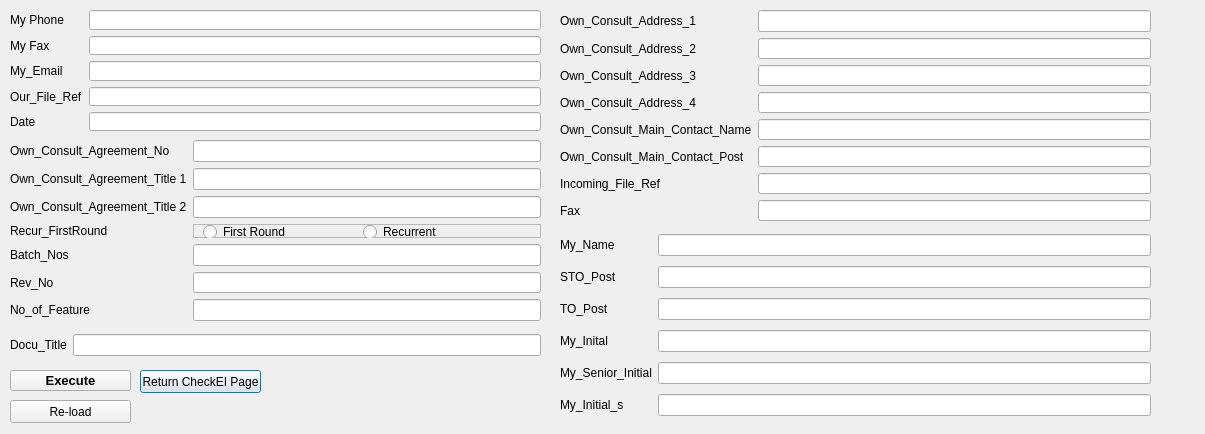
<?xml version="1.0" encoding="UTF-8"?>
<ui version="4.0">
 <class>Dialog</class>
 <widget class="QDialog" name="Dialog">
  <property name="geometry">
   <rect>
    <x>0</x>
    <y>0</y>
    <width>1205</width>
    <height>434</height>
   </rect>
  </property>
  <property name="windowTitle">
   <string>Dialog</string>
  </property>
  <widget class="QPushButton" name="T3_CheckEI_Gen_Letter_Return_but">
   <property name="geometry">
    <rect>
     <x>140</x>
     <y>370</y>
     <width>121</width>
     <height>23</height>
    </rect>
   </property>
   <property name="text">
    <string>Return CheckEI Page</string>
   </property>
  </widget>
  <widget class="QPushButton" name="T3_CheckEI_Gen_Letter_Execute_but">
   <property name="geometry">
    <rect>
     <x>10</x>
     <y>370</y>
     <width>121</width>
     <height>21</height>
    </rect>
   </property>
   <property name="font">
    <font>
     <pointsize>10</pointsize>
     <weight>75</weight>
     <bold>true</bold>
    </font>
   </property>
   <property name="text">
    <string>Execute</string>
   </property>
  </widget>
  <widget class="QWidget" name="gridLayoutWidget">
   <property name="geometry">
    <rect>
     <x>560</x>
     <y>230</y>
     <width>591</width>
     <height>191</height>
    </rect>
   </property>
   <layout class="QGridLayout" name="gridLayout">
    <item row="0" column="0">
     <widget class="QLabel" name="label_15">
      <property name="text">
       <string>My_Name</string>
      </property>
     </widget>
    </item>
    <item row="4" column="1">
     <widget class="QLineEdit" name="T3_CheckEI_Gen_Letter_My_Senior_Initial_le"/>
    </item>
    <item row="4" column="0">
     <widget class="QLabel" name="label_20">
      <property name="text">
       <string>My_Senior_Initial</string>
      </property>
     </widget>
    </item>
    <item row="1" column="1">
     <widget class="QLineEdit" name="T3_CheckEI_Gen_Letter_STO_Post_le"/>
    </item>
    <item row="2" column="0">
     <widget class="QLabel" name="label_18">
      <property name="text">
       <string>TO_Post</string>
      </property>
     </widget>
    </item>
    <item row="5" column="0">
     <widget class="QLabel" name="label_21">
      <property name="text">
       <string>My_Initial_s</string>
      </property>
     </widget>
    </item>
    <item row="3" column="1">
     <widget class="QLineEdit" name="T3_CheckEI_Gen_Letter_My_Initial_le"/>
    </item>
    <item row="1" column="0">
     <widget class="QLabel" name="label_17">
      <property name="text">
       <string>STO_Post</string>
      </property>
     </widget>
    </item>
    <item row="3" column="0">
     <widget class="QLabel" name="label_19">
      <property name="text">
       <string>My_Inital</string>
      </property>
     </widget>
    </item>
    <item row="2" column="1">
     <widget class="QLineEdit" name="T3_CheckEI_Gen_Letter_TO_Post_le"/>
    </item>
    <item row="5" column="1">
     <widget class="QLineEdit" name="T3_CheckEI_Gen_Letter_My_Initial_s_le"/>
    </item>
    <item row="0" column="1">
     <widget class="QLineEdit" name="T3_CheckEI_Gen_Letter_My_Name_le"/>
    </item>
   </layout>
  </widget>
  <widget class="QWidget" name="gridLayoutWidget_2">
   <property name="geometry">
    <rect>
     <x>10</x>
     <y>10</y>
     <width>531</width>
     <height>121</height>
    </rect>
   </property>
   <layout class="QGridLayout" name="gridLayout_2">
    <item row="1" column="0">
     <widget class="QLabel" name="label_2">
      <property name="text">
       <string>My Fax</string>
      </property>
     </widget>
    </item>
    <item row="1" column="1">
     <widget class="QLineEdit" name="T3_CheckEI_Gen_Letter_My_Fax_le"/>
    </item>
    <item row="4" column="0">
     <widget class="QLabel" name="label_16">
      <property name="text">
       <string>Date</string>
      </property>
     </widget>
    </item>
    <item row="2" column="1">
     <widget class="QLineEdit" name="T3_CheckEI_Gen_Letter_My_Email_le"/>
    </item>
    <item row="3" column="1">
     <widget class="QLineEdit" name="T3_CheckEI_Gen_Letter_Our_File_Ref"/>
    </item>
    <item row="0" column="0">
     <widget class="QLabel" name="label">
      <property name="text">
       <string>My Phone</string>
      </property>
     </widget>
    </item>
    <item row="4" column="1">
     <widget class="QLineEdit" name="T3_CheckEI_Gen_Letter_Date_le"/>
    </item>
    <item row="3" column="0">
     <widget class="QLabel" name="label_4">
      <property name="text">
       <string>Our_File_Ref</string>
      </property>
     </widget>
    </item>
    <item row="2" column="0">
     <widget class="QLabel" name="label_3">
      <property name="text">
       <string>My_Email</string>
      </property>
     </widget>
    </item>
    <item row="0" column="1">
     <widget class="QLineEdit" name="T3_CheckEI_Gen_Letter_My_Phone_le"/>
    </item>
   </layout>
  </widget>
  <widget class="QWidget" name="gridLayoutWidget_3">
   <property name="geometry">
    <rect>
     <x>560</x>
     <y>10</y>
     <width>591</width>
     <height>211</height>
    </rect>
   </property>
   <layout class="QGridLayout" name="gridLayout_3">
    <item row="1" column="1">
     <widget class="QLineEdit" name="T3_CheckEI_Gen_Letter_Own_Consult_Address_2_le"/>
    </item>
    <item row="2" column="0">
     <widget class="QLabel" name="label_24">
      <property name="text">
       <string>Own_Consult_Address_3</string>
      </property>
     </widget>
    </item>
    <item row="4" column="1">
     <widget class="QLineEdit" name="T3_CheckEI_Gen_Letter_Own_Consult_Main_Contact_Name_le"/>
    </item>
    <item row="7" column="1">
     <widget class="QLineEdit" name="T3_CheckEI_Gen_Letter_Fax_le"/>
    </item>
    <item row="5" column="1">
     <widget class="QLineEdit" name="T3_CheckEI_Gen_Letter_Own_Consult_Main_Contact_Post"/>
    </item>
    <item row="1" column="0">
     <widget class="QLabel" name="label_23">
      <property name="text">
       <string>Own_Consult_Address_2</string>
      </property>
     </widget>
    </item>
    <item row="5" column="0">
     <widget class="QLabel" name="label_8">
      <property name="text">
       <string>Own_Consult_Main_Contact_Post</string>
      </property>
     </widget>
    </item>
    <item row="0" column="0">
     <widget class="QLabel" name="label_6">
      <property name="text">
       <string>Own_Consult_Address_1</string>
      </property>
     </widget>
    </item>
    <item row="0" column="1">
     <widget class="QLineEdit" name="T3_CheckEI_Gen_Letter_Own_Consult_Address_1_le"/>
    </item>
    <item row="2" column="1">
     <widget class="QLineEdit" name="T3_CheckEI_Gen_Letter_Own_Consult_Address_3_le"/>
    </item>
    <item row="3" column="1">
     <widget class="QLineEdit" name="T3_CheckEI_Gen_Letter_Own_Consult_Address_4_le"/>
    </item>
    <item row="4" column="0">
     <widget class="QLabel" name="label_7">
      <property name="text">
       <string>Own_Consult_Main_Contact_Name</string>
      </property>
     </widget>
    </item>
    <item row="7" column="0">
     <widget class="QLabel" name="label_26">
      <property name="text">
       <string>Fax</string>
      </property>
     </widget>
    </item>
    <item row="3" column="0">
     <widget class="QLabel" name="label_25">
      <property name="text">
       <string>Own_Consult_Address_4</string>
      </property>
     </widget>
    </item>
    <item row="6" column="1">
     <widget class="QLineEdit" name="T3_CheckEI_Gen_Letter_Incoming_File_Ref_le">
      <property name="autoFillBackground">
       <bool>false</bool>
      </property>
     </widget>
    </item>
    <item row="6" column="0">
     <widget class="QLabel" name="label_5">
      <property name="text">
       <string>Incoming_File_Ref</string>
      </property>
     </widget>
    </item>
   </layout>
  </widget>
  <widget class="QWidget" name="gridLayoutWidget_4">
   <property name="geometry">
    <rect>
     <x>10</x>
     <y>140</y>
     <width>531</width>
     <height>181</height>
    </rect>
   </property>
   <layout class="QGridLayout" name="gridLayout_4">
    <item row="3" column="0">
     <widget class="QLabel" name="label_10">
      <property name="text">
       <string>Recur_FirstRound</string>
      </property>
     </widget>
    </item>
    <item row="1" column="0">
     <widget class="QLabel" name="label_13">
      <property name="text">
       <string>Own_Consult_Agreement_Title 1</string>
      </property>
     </widget>
    </item>
    <item row="2" column="0">
     <widget class="QLabel" name="label_14">
      <property name="text">
       <string>Own_Consult_Agreement_Title 2</string>
      </property>
     </widget>
    </item>
    <item row="1" column="1">
     <widget class="QLineEdit" name="T3_CheckEI_Gen_Letter_Consult_Agreement_Title_1_le"/>
    </item>
    <item row="2" column="1">
     <widget class="QLineEdit" name="T3_CheckEI_Gen_Letter_Consult_Agreement_Title_2_le"/>
    </item>
    <item row="3" column="1">
     <widget class="QFrame" name="frame">
      <property name="frameShape">
       <enum>QFrame::StyledPanel</enum>
      </property>
      <property name="frameShadow">
       <enum>QFrame::Raised</enum>
      </property>
      <widget class="QRadioButton" name="T3_CheckEI_Gen_Letter_First_Round_rad">
       <property name="geometry">
        <rect>
         <x>10</x>
         <y>0</y>
         <width>83</width>
         <height>16</height>
        </rect>
       </property>
       <property name="text">
        <string>First Round</string>
       </property>
      </widget>
      <widget class="QRadioButton" name="T3_CheckEI_Gen_Letter_Recurrent_rad">
       <property name="geometry">
        <rect>
         <x>170</x>
         <y>0</y>
         <width>83</width>
         <height>16</height>
        </rect>
       </property>
       <property name="text">
        <string>Recurrent</string>
       </property>
      </widget>
     </widget>
    </item>
    <item row="4" column="1">
     <widget class="QLineEdit" name="T3_CheckEI_Gen_Letter_Batch_Nos"/>
    </item>
    <item row="4" column="0">
     <widget class="QLabel" name="label_11">
      <property name="text">
       <string>Batch_Nos</string>
      </property>
     </widget>
    </item>
    <item row="5" column="1">
     <widget class="QLineEdit" name="T3_CheckEI_Gen_Letter_Rev_No_le"/>
    </item>
    <item row="0" column="1">
     <widget class="QLineEdit" name="T3_CheckEI_Gen_Letter_Own_Consult_Agreement_No"/>
    </item>
    <item row="0" column="0">
     <widget class="QLabel" name="label_9">
      <property name="text">
       <string>Own_Consult_Agreement_No</string>
      </property>
     </widget>
    </item>
    <item row="5" column="0">
     <widget class="QLabel" name="label_22">
      <property name="text">
       <string>Rev_No</string>
      </property>
     </widget>
    </item>
    <item row="6" column="1">
     <widget class="QLineEdit" name="T3_CheckEI_Gen_Letter_No_of_Feature_le"/>
    </item>
    <item row="6" column="0">
     <widget class="QLabel" name="label_12">
      <property name="text">
       <string>No_of_Feature</string>
      </property>
     </widget>
    </item>
   </layout>
  </widget>
  <widget class="QWidget" name="gridLayoutWidget_5">
   <property name="geometry">
    <rect>
     <x>10</x>
     <y>330</y>
     <width>531</width>
     <height>31</height>
    </rect>
   </property>
   <layout class="QGridLayout" name="gridLayout_5">
    <item row="0" column="2">
     <widget class="QLineEdit" name="T3_Letter_Docu_Title_le"/>
    </item>
    <item row="0" column="1">
     <widget class="QLabel" name="label_27">
      <property name="text">
       <string>Docu_Title</string>
      </property>
     </widget>
    </item>
   </layout>
  </widget>
  <widget class="QPushButton" name="T3_Letter_Reload_but">
   <property name="geometry">
    <rect>
     <x>10</x>
     <y>400</y>
     <width>121</width>
     <height>23</height>
    </rect>
   </property>
   <property name="text">
    <string>Re-load</string>
   </property>
  </widget>
 </widget>
 <tabstops>
  <tabstop>T3_CheckEI_Gen_Letter_My_Name_le</tabstop>
  <tabstop>T3_CheckEI_Gen_Letter_STO_Post_le</tabstop>
  <tabstop>T3_CheckEI_Gen_Letter_TO_Post_le</tabstop>
  <tabstop>T3_CheckEI_Gen_Letter_My_Initial_le</tabstop>
  <tabstop>T3_CheckEI_Gen_Letter_My_Senior_Initial_le</tabstop>
  <tabstop>T3_CheckEI_Gen_Letter_My_Initial_s_le</tabstop>
  <tabstop>T3_CheckEI_Gen_Letter_Execute_but</tabstop>
  <tabstop>T3_CheckEI_Gen_Letter_Return_but</tabstop>
 </tabstops>
 <resources/>
 <connections/>
</ui>
